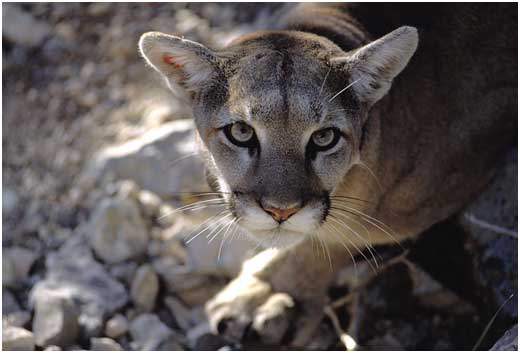
//> input picture OpenCV3编程入门/chapter1/1.jpg, 520 x 353 px, given in place of the camera
$ ./canny_camera   (built with g++ and OpenCV 4)
//> lines starting //> are read from the running program, lines starting //| are printed output that depends on the picture
#include <opencv2/opencv.hpp>

int main(int argc, char *argv[]) {
    cv::VideoCapture capture(0);
    cv::Mat edges;
    while(true) {
        cv::Mat frame;
        capture >> frame;
//> frame is the input picture: 353 rows x 520 cols, CV_8UC3; mean B, G, R 84.6, 86.1, 92.7
        cv::cvtColor(frame, edges, cv::COLOR_BGR2GRAY);
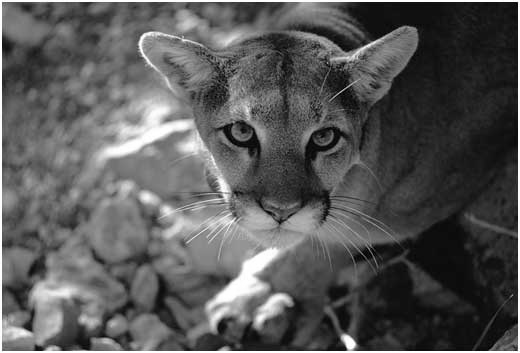
//> edges: 353 rows x 520 cols, CV_8UC1; min 0, max 255, mean 87.8
        cv::blur(edges, edges, cv::Size(7, 7));
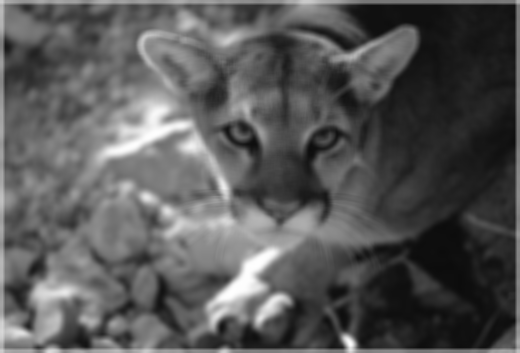
//> edges: 353 rows x 520 cols, CV_8UC1; min 12, max 254, mean 87.3
        cv::Canny(edges, edges, 0, 30, 3);
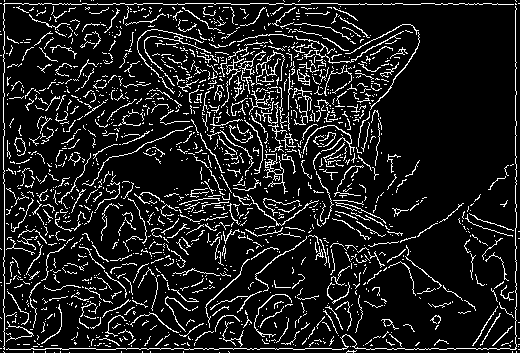
//> edges: 353 rows x 520 cols, CV_8UC1; 11.6% white in thin lines or dots
        cv::imshow("Camera After Canny", edges);
        if (cv::waitKey(30) >= 0)
//> the Esc key is pressed
            break;
    }
    return 0;
}
